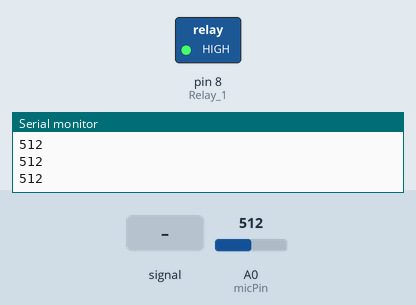
Recording of a sketch running on a simulated Arduino Uno, built with avr-gcc and run on an emulated ATmega328P. Shown: switched loads named in the sketch (green lamp = pin HIGH), the last lines printed to the serial monitor. Dashed ring = blinking. The test bench sets the inputs (shaded band); at power-on: A0 (micPin) = 512. Pins used as bus, display or sensor lines are not drawn.

Above: at 1.7 s.
1.8 s: A0 (micPin) fed a 200 Hz sine of ±81 counts around its level
At 2.05 s:
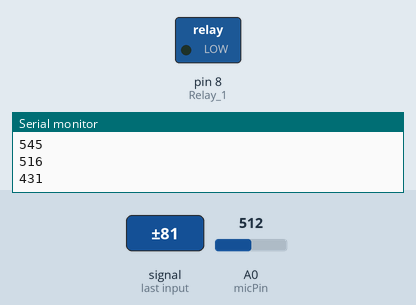
4.8 s: A0 (micPin) set to 716
At 5.3 s:
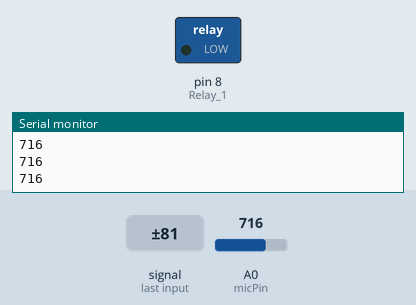
6.3 s: A0 (micPin) set to 731
At 7.1 s:
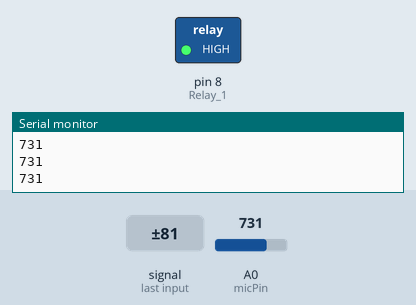
7.9 s: A0 (micPin) set to 900
At 8.4 s:
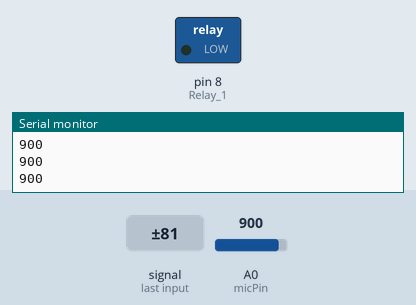
Timing chart, 0 to 10.5 s (numbered marks = the images above; inputs shaded):
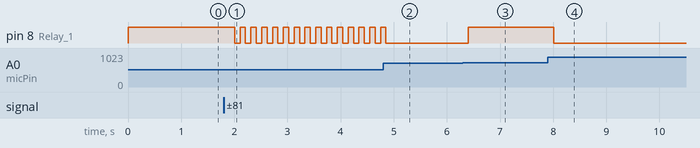

The sketch:

Relay_ClapTest.ino
```cpp
/* YourDuino Example: Relay Control 1.10
  Handles "Relay is active-low" to assure
  no relay activation from reset until
  application is ready.
   terry@yourduino.com */

/*-----( Import needed libraries )-----*/
/*-----( Declare Constants )-----*/
#define RELAY_ON 0
#define RELAY_OFF 1

#define Relay_1  8  // Arduino Digital I/O pin number

int micPin = A0;
int gndPin = A1;
int powerPin = A2;
int micValue1 = 0;
int micValue2 = 0;
boolean lightOn = false;


void setup()
{

  digitalWrite(Relay_1, RELAY_OFF);
  pinMode(Relay_1, OUTPUT);
  pinMode(powerPin, OUTPUT);
  pinMode(gndPin, OUTPUT);
  pinMode(micPin, INPUT);
  digitalWrite(gndPin,LOW);
  delay(500);
  digitalWrite(powerPin,HIGH);
  Serial.begin(9600);
  //delay(4000);

}


void loop()
{
 micValue1 = analogRead(micPin);  // read pin value
  Serial.println(micValue1);
  delay(1);
  micValue2 = analogRead(micPin);
  Serial.println(micValue2);

  if (micValue1-micValue2 > 2||micValue2-micValue1 > 2){
  delay(100);
  if(lightOn == true){
  digitalWrite(Relay_1, RELAY_ON);
  lightOn = false;
  }else if(lightOn == false){
     digitalWrite(Relay_1, RELAY_OFF);
     lightOn=true;
    }
  }
}

 // digitalWrite(Relay_1, RELAY_ON);
 // delay(1000);


  //digitalWrite(Relay_1, RELAY_OFF);
  //delay(1000);
```

Measured:
- the behaviour switches between 718 and 719 on A0 (micPin) (found by bisection; images 2 and 3)
- after the input at 1.8 s, pin 8 (Relay_1): alternates HIGH for 0.10 s and LOW for 0.10 s, starting after 0.21 s
- after the input at 4.8 s, pin 8 (Relay_1): goes on until 4.9 s, then stays LOW
- after the input at 6.3 s, pin 8 (Relay_1): LOW → HIGH after 0.10 s
- after the input at 7.9 s, pin 8 (Relay_1): HIGH → LOW after 0.11 s
